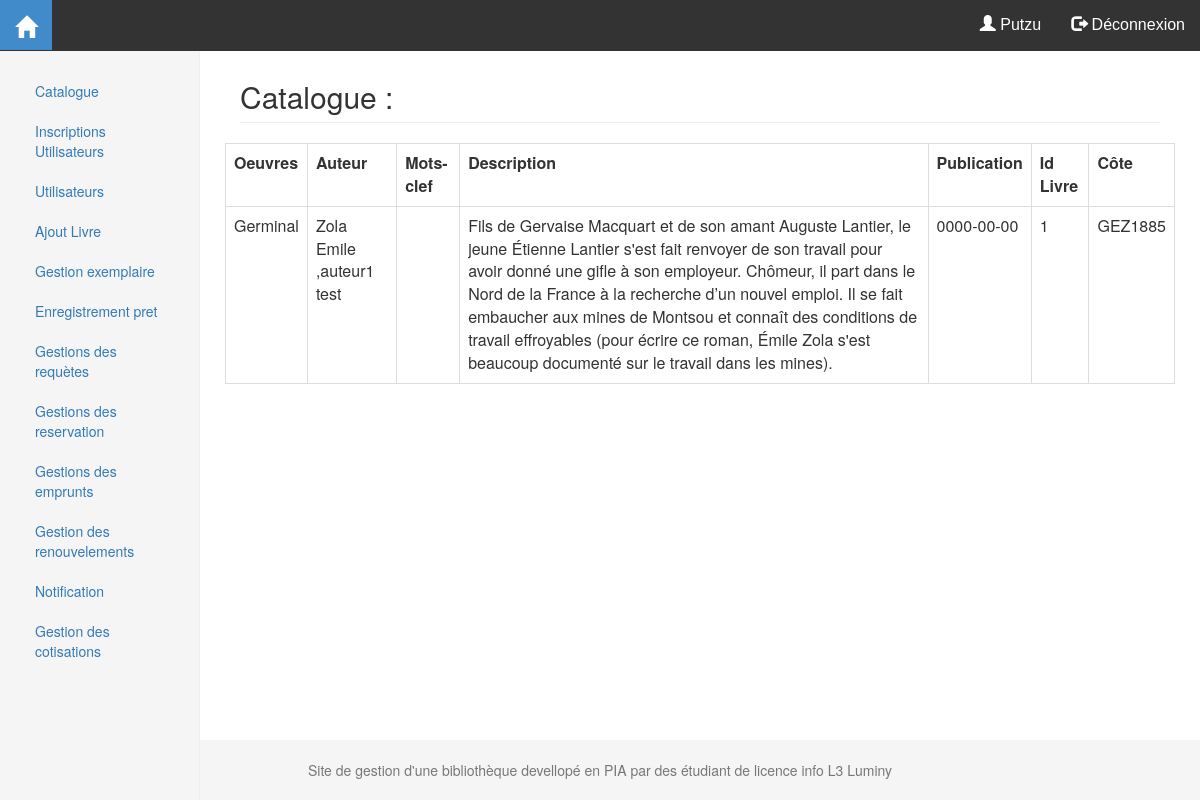
The page /admin/portail_admin.php?page=catalogue (signed in) on the database as committed earlier.
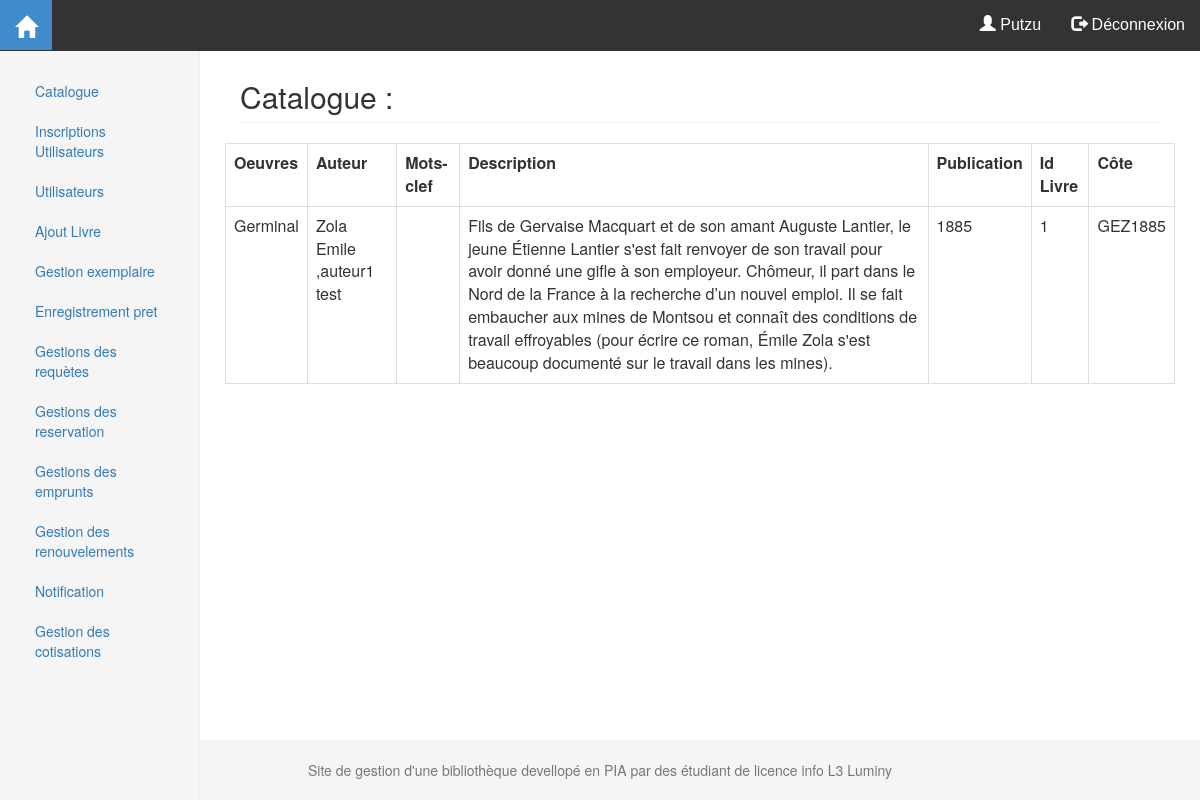
The same page on the database as committed later.
### tables this page shows
Create table Oeuvre (
	IdLivre integer
	PRIMARY KEY
	AUTO_INCREMENT,
	Titre varchar(100)
	NOT NULL,
	Cote varchar(100),
	Publication integer,
	Description TEXT
);

### fonctions/user.php (called while the page is built, shortened)
<?php
include 'config_bdd.php';
function Catalogue($where, $whereMC)
{
    global $bdd;
    $req = "SELECT DISTINCT IdLivre,Titre,Cote,Publication,Auteurs, MotClefs, Description FROM(
SELECT IdLivre,Titre,Cote,Publication,Auteurs,group_concat(MotClef.Nom, ' ') AS MotClefs,Description
FROM (SELECT Oeuvre.IdLivre,
Oeuvre.Titre,
Oeuvre.Cote,
Oeuvre.Publication,
group_concat(Auteur.Nom, ' ' , Auteur.Prenom , ' ') AS Auteurs,
Oeuvre.Description
FROM Oeuvre
LEFT JOIN Ecrit ON Oeuvre.IdLivre = Ecrit.FkLivre
LEFT JOIN Auteur ON Ecrit.FkAuteur = Auteur.IdAuteur
" . $where . "
GROUP BY Oeuvre.IdLivre) AS TMP
LEFT JOIN Definition ON TMP.IdLivre = Definition.FkLivre
LEFT JOIN MotClef ON Definition.FkMotClef = MotClef.IdMotClef
" . $whereMC . "
GROUP BY TMP.IdLivre) as T, Exemplaire
Where FkLivre=IdLivre";
    $result = $bdd->prepare($req);
    $result->execute();
    $data = $result->fetchAll();
    return $data;
}

### admin/catalogue.inc.php (the view)
<div class="col-sm-9 col-sm-offset-3 col-md-10 col-md-offset-2 main">
    <h2 class="page-header">Catalogue :</h2>
    <div class="row">
        <table class="table table-bordered">
            <tr>
                <th>Oeuvres</th>
                <th>Auteur</th>
                <th>Mots-clef</th>
                <th>Description</th>
                <th>Publication</th>
                <th>Id Livre</th>
                <th>Côte</th>
            </tr>
            <?php
            $catalogues = Catalogue(' ',' ');
            foreach ($catalogues as $catalogue) {
                echo '<tr>
                    <td>' . $catalogue['Titre'] . '</td>
                    <td>' . $catalogue['Auteurs'] . '</td>
                    <td>' . $catalogue['MotClefs'] . '</td>
                    <td>' . $catalogue['Description'] . '</td>
                    <td>' . $catalogue['Publication'] . '</td>
                    <td>' . $catalogue['IdLivre'] . '</td>
                    <td>' . $catalogue['Cote'] . '</td>
                 </tr>';
            }?>
        </table>
    </div>
</div>

Rows that differ between the two databases and show on the page:
changed oeuvre "Germinal": Publication "0000-00-00" → "1885"
